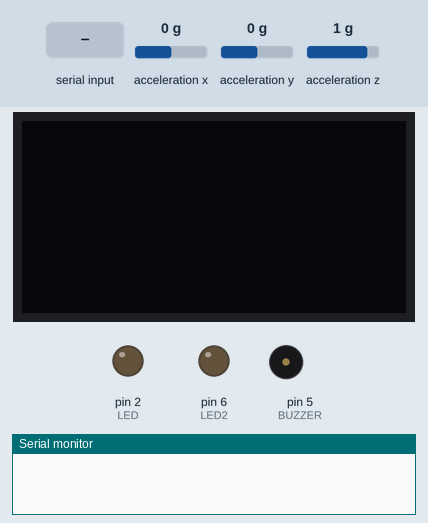
Simulated run of this sketch. Board: Arduino Uno, built with avr-gcc and run on an emulated ATmega328P. Shown: 128×64 one-colour display, output pins drawn as LEDs (lit = HIGH), buzzer (waves = sounding), the last lines printed to the serial monitor. The inputs (shaded band) are chosen by the test bench; at power-on: acceleration x 0 g, acceleration y 0 g, acceleration z 1 g. Random numbers use the default seed unless the sketch sets one.

Above: at 1.2 s.
1.3 s: "Celebrate\n" received over Serial
At 2.4 s:
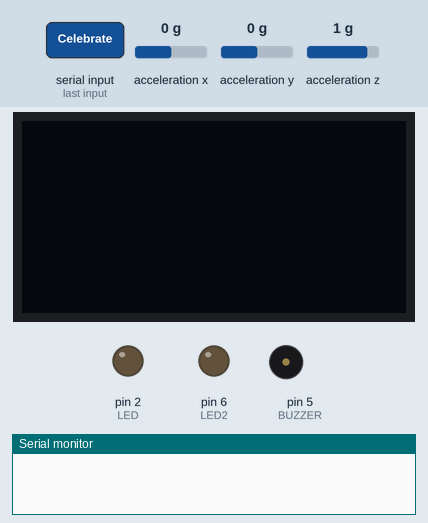
2.9 s: "Celebrate\n" received over Serial
At 3.6 s:
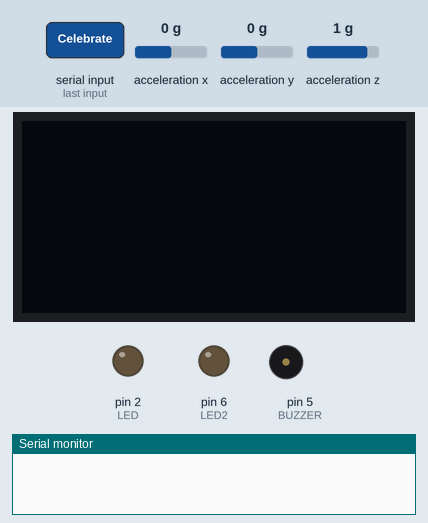
4.4 s: "Playing\n" received over Serial
At 4.8 s:
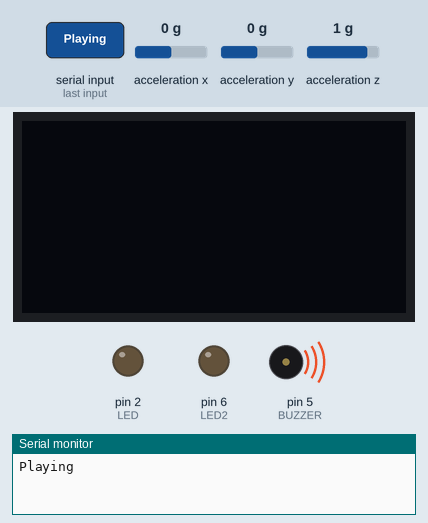
Timing chart, 0 to 7.4 s (numbered marks = the images above; inputs shaded):
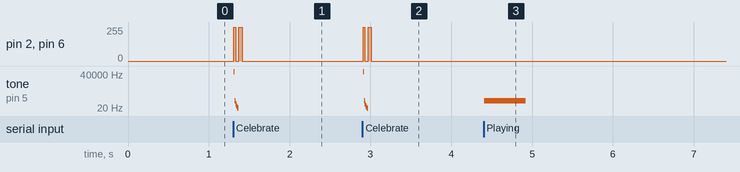

Measured:
- after the input at 1.3 s, pin 2 (LED), pin 6 (LED2): 0/255 → 255/255 at once, → 0/255 0.02 s later, → 254/255 0.04 s later, → 0/255 0.04 s later; tone on pin 5 (BUZZER): plays 65535 Hz for 0.01 s, 100 Hz for 0.01 s, 50 Hz for 0.01 s, 33 Hz for 0.01 s, 25 Hz for 0.01 s, 20 Hz for 0.01 s, starting at once
- after the input at 2.9 s, pin 2 (LED), pin 6 (LED2): 0/255 → 255/255 at once, → 0/255 0.02 s later, → 254/255 0.04 s later, → 0/255 0.04 s later; tone on pin 5 (BUZZER): plays 65535 Hz for 0.01 s, 100 Hz for 0.01 s, 50 Hz for 0.01 s, 33 Hz for 0.01 s, 25 Hz for 0.01 s, 20 Hz for 0.01 s, starting at once
- after the input at 4.4 s, tone on pin 5 (BUZZER): silent → 100 Hz at once, → silent 0.51 s later

The sketch:

Tilting_Sound_Game.ino
```cpp
// Library for the Sensor Kit
#include "Arduino_SensorKit.h"


boolean finish, finish2 = false;
#define potentiometer A0
#define BUZZER 5
#define LED 2
#define LED2 6


float randTilt;
int randValue;
long randPause;
long randFreq;
bool win = false;

void setup() {

  Serial.begin(9600);

  pinMode(potentiometer, INPUT);
  pinMode(BUZZER, OUTPUT);
  pinMode(LED, OUTPUT);
  pinMode(LED2, OUTPUT);

  while(!Serial);
  Accelerometer.begin();


  Oled.begin();
  Oled.setFlipMode(true);

  randPause = random(1,500);
  randTilt = random(100);

}

void loop() {

  // Code for Raspberry Pi
  if (Serial.available() > 0) {
    String piCommand = Serial.readStringUntil('\n');
    if (piCommand == "Playing") {
      Serial.print("Playing");
      Serial.println();

      // Potentiometer
      int sensorValue = analogRead(potentiometer);

      // Accelerometer
      double tiltValue = ((Accelerometer.readX() + Accelerometer.readY() + Accelerometer.readZ())*100);
      int value = map(sensorValue, 0, 1023, 0, 500);

      // Conditions for the LED for the Potentiometer Value
      if(randPause > (value-5) && randPause < value || randPause < (value+5) && randPause > value){
        digitalWrite(LED2, HIGH);
        delay(100);
        finish = true;
      } else if (randPause < (value+50) && randPause > value || randPause > (value-50) && randPause < value){
        digitalWrite(LED2, HIGH);
        delay(50);
        digitalWrite(LED2, LOW);
        delay(50);
        digitalWrite(LED2, HIGH);
        delay(50);
        digitalWrite(LED2, LOW);
        delay(50);
      } else {
        digitalWrite(LED2, LOW);
      }

      // Conditions for the LED for the Accelerometer Value
      if(randTilt < (tiltValue+10) && randTilt > tiltValue || randTilt > (tiltValue - 10) && randTilt < tiltValue){
        digitalWrite(LED, HIGH);
        delay(100);
        finish2 = true;
      } else if (randTilt < (tiltValue+50) && randTilt > tiltValue || randTilt > (tiltValue-50) && randTilt < tiltValue){
        digitalWrite(LED, HIGH);
        delay(50);
        digitalWrite(LED, LOW);
        delay(50);
        digitalWrite(LED, HIGH);
        delay(50);
        digitalWrite(LED, LOW);
        delay(50);
      } else {
        digitalWrite(LED, LOW);
      }

      // Values controlling the sound from the buzzer (piezo)
      tone(BUZZER, (tiltValue));
      delay(sensorValue);
      noTone(BUZZER);
      delay(sensorValue);

      // Win Condition including Pi Operation
      if (finish == true && finish2 == true){
        win = true;
        noTone(BUZZER);
        Serial.print("Win");
        Serial.println();
        //exit(0);
      }
    }

    // Celebration when the Puzzle Box is completed
    else if (piCommand == "Celebrate") {
      double tiltValue = ((Accelerometer.readX() + Accelerometer.readY() + Accelerometer.readZ())*100);
      for (int i = 0; i < 6; i++) {
        tone(BUZZER, (int)tiltValue/i);
        digitalWrite(LED, HIGH);
        digitalWrite(LED2, HIGH);
        delay(10);
        digitalWrite(LED, LOW);
        digitalWrite(LED2, LOW);
      }
      noTone(BUZZER);
    }
  }
}
```
